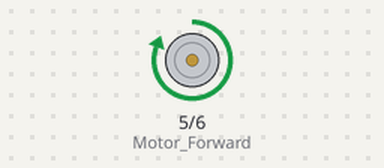
Bench run of a sketch on a simulated Arduino Uno, built with avr-gcc and run on an emulated ATmega328P. On the bench: motor-driver pin pairs drawn as motors (green arrow = first pin HIGH = forward, orange = second pin HIGH = backward, longer = more drive).

Above: at 0.5 s.
Timing chart, 0 to 4.6 s (numbered marks = the images above):
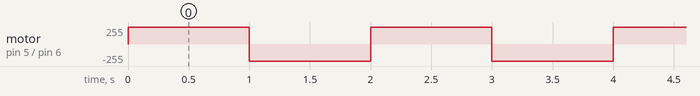

The sketch:

DC_Motor_Interface.ino
```cpp
#define Motor_Forward 5
#define Motor_Reverse 6

void setup()
{
  pinMode(Motor_Forward,OUTPUT);
  pinMode(Motor_Reverse,OUTPUT);
}

void loop()
{
  digitalWrite(Motor_Forward,HIGH);
  digitalWrite(Motor_Reverse,LOW);
  delay(1000);
  digitalWrite(Motor_Forward,LOW);
  digitalWrite(Motor_Reverse,HIGH);
  delay(1000);
}
```

Measured:
- by itself, motor on pin 5 (Motor_Forward) / pin 6 (Motor_Reverse): alternates forward 255/255 for 1.0 s and backward 255/255 for 1.0 s
